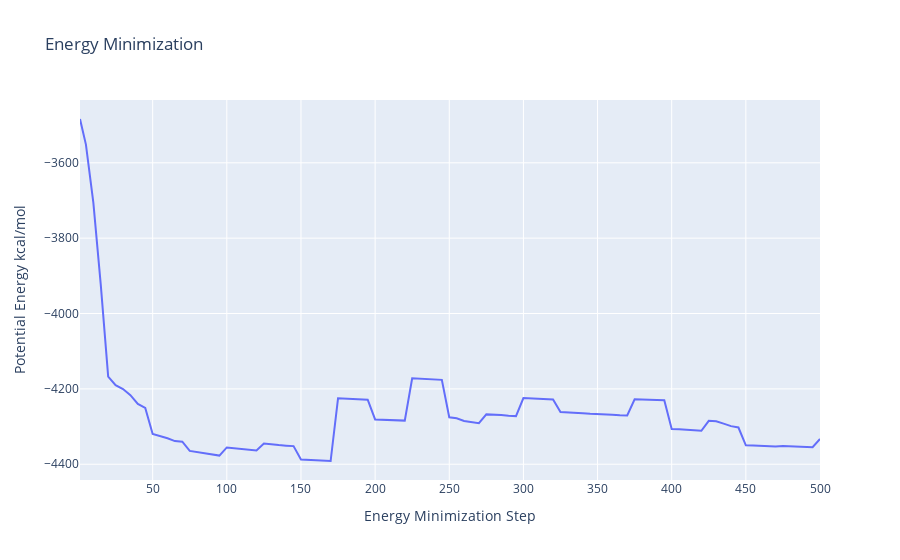

The code cell stored with this chart in its notebook:
### Code cell
#Read data from file and filter energy values higher than 1000 Kj/mol^-1
with open(output_h_min_dat_path,'r') as energy_file:
    x,y = map(
        list,
        zip(*[
            (float(line.split()[0]),float(line.split()[1]))
            for line in energy_file 
            if not line.startswith(("#","@")) 
            if float(line.split()[1]) < 1000 
        ])
    )

plotly.offline.init_notebook_mode(connected=True)

fig = {
    "data": [go.Scatter(x=x, y=y)],
    "layout": go.Layout(title="Energy Minimization",
                        xaxis=dict(title = "Energy Minimization Step"),
                        yaxis=dict(title = "Potential Energy kcal/mol")
                       )
}

plotly.offline.iplot(fig)

### Figure 1 — Plotly figure (JSON) as saved in the notebook; plotly's stock layout.template omitted (floating-point values rounded to 4 significant figures)
{"data": [{"type": "scatter", "x": [1, 5, 10, 15, 20, 25, 30, 35, 40, 45, 50, 55, 60, 65, 70, 75, 80, 85, 90, 95, 100, 105, 110, 115, 120, 125, 130, 135, 140, 145, 150, 155, 160, 165, 170, 175, 180, 185, 190, 195, 200, 205, 210, 215, 220, 225, 230, 235, 240, 245, 250, 255, 260, 265, 270, 275, 280, 285, 290, 295, 300, 305, 310, 315, 320, 325, 330, 335, 340, 345, 350, 355, 360, 365, 370, 375, 380, 385, 390, 395, 400, 405, 410, 415, 420, 425, 430, 435, 440, 445, 450, 455, 460, 465, 470, 475, 480, 485, 490, 495, 500], "y": [-3484.0, -3552.0, -3706, -3923.0, -4168.0, -4190.0, -4201.0, -4217.0, -4240.0, -4250.0, -4320.0, -4325.0, -4331.0, -4339.0, -4340.0, -4365.0, -4368.0, -4372.0, -4375.0, -4377.0, -4355.0, -4358.0, -4360.0, -4362.0, -4363.0, -4345.0, -4348.0, -4349.0, -4351.0, -4352.0, -4387.0, -4388.0, -4389.0, -4390.0, -4391.0, -4225.0, -4226.0, -4227.0, -4228.0, -4229.0, -4281.0, -4282.0, -4283.0, -4284.0, -4284.0, -4172.0, -4173.0, -4174.0, -4175.0, -4176.0, -4275.0, -4278.0, -4285, -4288.0, -4291, -4268.0, -4268, -4270.0, -4271.0, -4272.0, -4224.0, -4225.0, -4226.0, -4226.0, -4228.0, -4262.0, -4262.0, -4263.0, -4265, -4266.0, -4266.0, -4267.0, -4268.0, -4270, -4271.0, -4228.0, -4228.0, -4229.0, -4229.0, -4230.0, -4306.0, -4307, -4308.0, -4310.0, -4311.0, -4285.0, -4286.0, -4292.0, -4299.0, -4302.0, -4350.0, -4350.0, -4351.0, -4352.0, -4353.0, -4352.0, -4352.0, -4353, -4354.0, -4355.0, -4333.0]}], "layout": {"title": {"text": "Energy Minimization"}, "xaxis": {"title": {"text": "Energy Minimization Step"}}, "yaxis": {"title": {"text": "Potential Energy kcal/mol"}}}}
